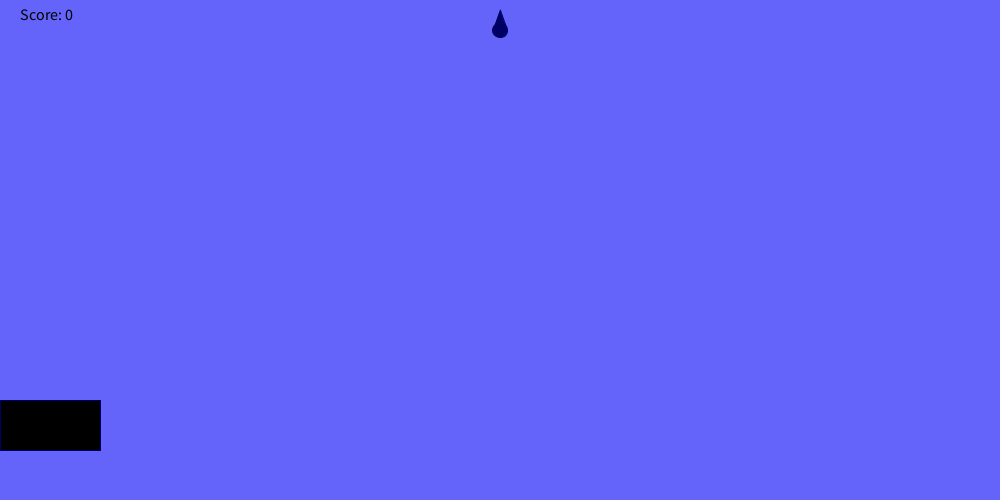
Frame 1 (no input)
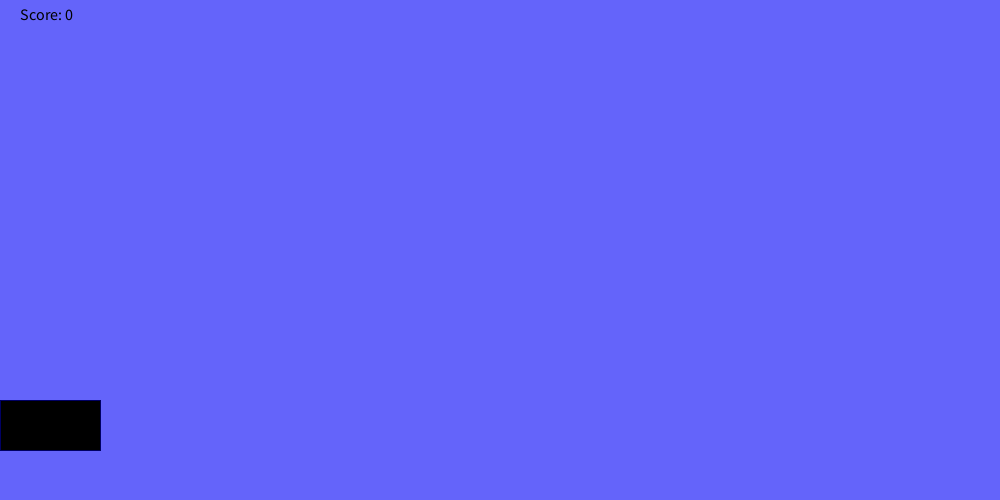
Frame 60 (the mouse pressed at the canvas centre just before this capture)
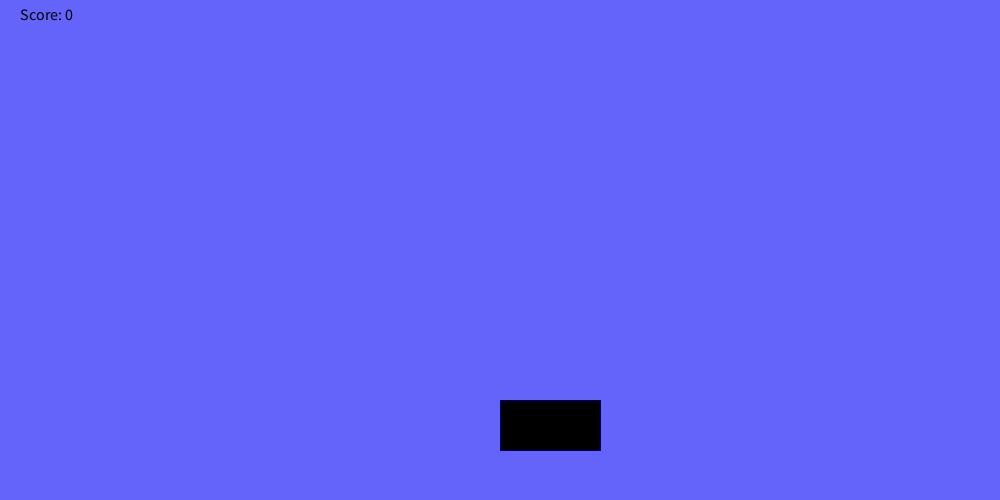
Frame 120 (the mouse held since frame 60 and released just before this capture)

The Processing sketch that drew these frames (run headless with seeded random() and noise(); from frame 60 on, the mouse is pressed at the canvas centre):

// Processing sketch: Reighn_Geyme
// ── Reighn_Geyme.pde
int score = 0;
int Y = 30;
int X = 500;
void setup() {
size(1000, 500);
}
void draw() {
  background(100, 100, 250);
fill(0, 0, 100);
stroke(0, 0, 100);
ellipse(X, Y, 15, 15);
triangle(X, Y-20, X-5, Y-6, X+5, Y-6);
fill(0, 0, 0);
textSize(16);
text("Score: " + score, 20, 20);
Y+=220;
if (Y == 430) {
checkCatch(X); 
Y = 30;
X = (int)random(400,450);
 
}
rect (mouseX, 400, 100, 50);

}
void checkCatch(int x){
     if (x > mouseX && x < mouseX+100)
          score++;
     else if (score > 0) 
          score--;
     println("Your score is now: " + score); }
